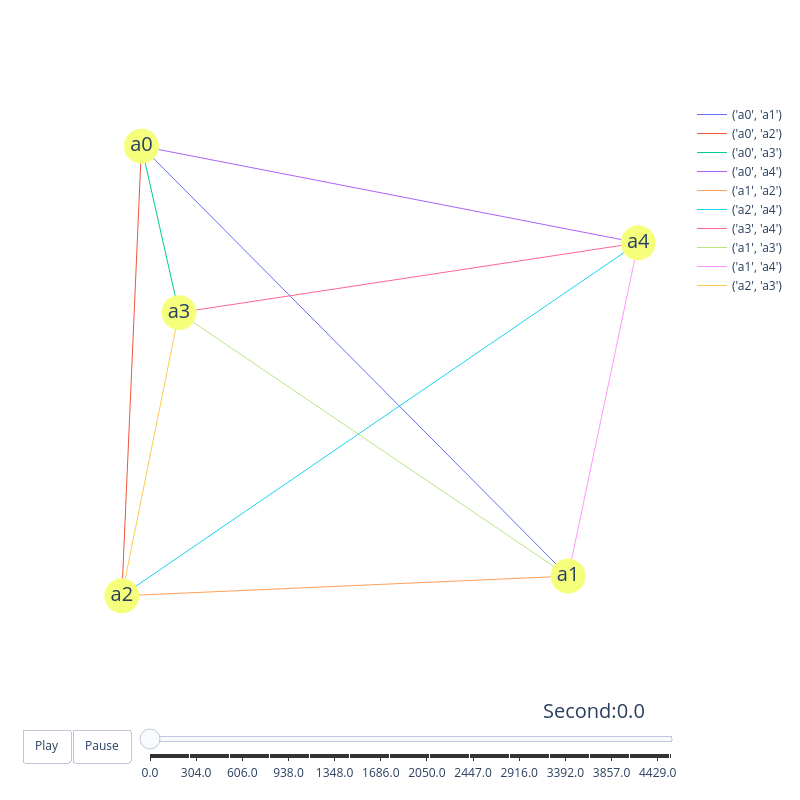

Notebook code cell kept with this figure:
### Code cell
import plotly.graph_objects as go
import numpy as np


def new_value(value):
    OldMin = edges.weight.min()
    OldMax = edges.weight.max()
    OldRange = OldMax - OldMin
    NewMin = 0
    NewMax = 20
    NewRange = 20 - 0
    return round((((value - OldMin) * NewRange) / OldRange) + NewMin)


fig = go.Figure()
links = edges.edge.unique()
times = edges.timestamp.unique()
# TRACES
for link in links:
    x = edges[(edges.edge == link)].head(1).X.values[0]
    y = edges[(edges.edge == link)].head(1).Y.values[0]
    fig.add_scatter(x=x, y=y, name=str(link), mode="lines", line_width=1)

# SLIDER
sliders_dict = {
    "active": 0,
    "yanchor": "top",
    "xanchor": "left",
    "currentvalue": {
        "font": {"size": 20},
        "prefix": "Second:",
        "visible": True,
        "xanchor": "right",
    },
    "transition": {"duration": 25, "easing": "cubic-in-out"},
    "pad": {"b": 10, "t": 50},
    "len": 0.9,
    "x": 0.1,
    "y": 0,
    "steps": [],
}

# FRAMES
frames = []
for time in times:
    data = []
    for link in links:
        row = edges[(edges.edge == link) & (edges.timestamp == time)]
        data.append(
            go.Scatter(
                x=row.X.values[0],
                y=row.Y.values[0],
                name=f"{str(link)} - {row.weight.values[0]}",
                mode="lines",
                line_width=new_value(row.weight.values[0]),
            )
        )
    frames.append(go.Frame(data=data, traces=list(range(len(links))), name=str(time)))
    slider_step = {
        "args": [
            [str(time)],
            {
                "mode": "immediate",
                "transition": {"duration": 25},
            },
        ],
        "label": str(time),
        "method": "animate",
    }
    sliders_dict["steps"].append(slider_step)


fig.update(frames=frames)
updatemenus = [
    dict(
        buttons=[
            dict(
                args=[
                    None,
                    {"frame": {"duration": 50, "redraw": True}, "fromcurrent": True},
                ],
                label="Play",
                method="animate",
            ),
            dict(
                args=[
                    [None],
                    {
                        "frame": {"duration": 0, "redraw": False},
                        "mode": "immediate",
                        "transition": {"duration": 0},
                    },
                ],
                label="Pause",
                method="animate",
            ),
        ],
        direction="left",
        pad={"r": 10, "t": 87},
        showactive=False,
        type="buttons",
        x=0.1,
        xanchor="right",
        y=0,
        yanchor="top",
    )
]

fig.update_layout(
    width=800,
    height=800,
    updatemenus=updatemenus,
    sliders=[sliders_dict],
)
xmax, xmin = max(x_dictionary.values()), min(x_dictionary.values())
ymax, ymin = max(y_dictionary.values()), min(y_dictionary.values())
i = 0.07
fig.update_xaxes(range=[xmin-i, xmax+i])
fig.update_yaxes(range=[ymin-i, ymax+i])
fig.add_trace(
        go.Scatter(
            x=list(x_dictionary.values()),
            y=list(y_dictionary.values()),
            mode="markers+text",
            marker=dict(size=35, color="#F6FF7C"),
            text=list(x_dictionary.keys()),
            visible=True,
            showlegend=False,
        )
)
fig.update_traces(textfont_size=20)

fig.layout.template = 'plotly_white'
fig.update_xaxes(showgrid=False, zeroline=False, showticklabels=False)
fig.update_yaxes(showgrid=False, zeroline=False, showticklabels=False)
fig
